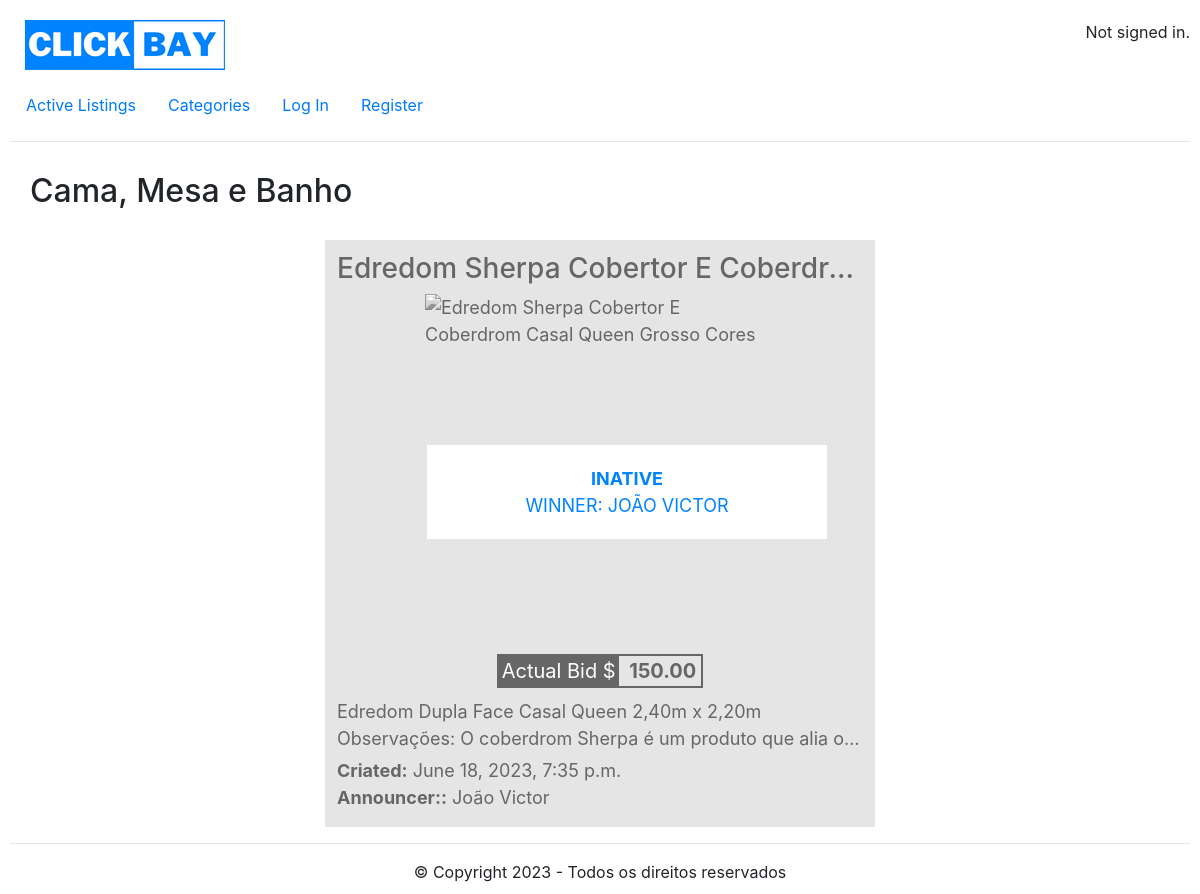
Page /categories/5 on the committed database.
### auctions/models.py (models this page shows, shortened)
class Categorie(models.Model):
    categorie = models.CharField(max_length=64)
    def __str__(self):
        return f"{self.categorie}"

class Action(models.Model):
    user = models.ForeignKey(User, on_delete=models.CASCADE, related_name="myactions")
    title = models.CharField(max_length=256)
    description = models.TextField()
    categorie = models.ForeignKey(Categorie,  blank=True, null=True, on_delete=models.CASCADE)
    created = models.DateTimeField(default=timezone.now)
    ended = models.DateTimeField(blank=True, null=True)
    image = models.URLField(blank = True)
    win = models.ForeignKey(User, blank=True, null=True, on_delete=models.CASCADE, related_name="mywins")
    initial_bid = models.DecimalField(max_digits=19, decimal_places=2)
    watch = models.ManyToManyField(User, related_name="mywatchs", blank=True, null=True)

class Bid(models.Model):
    user = models.ForeignKey(User, on_delete=models.CASCADE, related_name="mybids")
    action = models.ForeignKey(Action, on_delete=models.CASCADE, related_name="bids")
    bid = models.DecimalField(max_digits=19, decimal_places=2)

class User(AbstractUser):
    pass

### auctions/views.py (the view)
# urls.py: path("categories", views.categories, name="categories"),
def categories(request, cat_id=None, format=None):
    if cat_id is not None:
        auctions = Action.objects.filter(categorie=cat_id).order_by('-created')
        cat = Categorie.objects.get(pk=cat_id)
        return render(request, "auctions/categories.html", {
            'auctions': auctions,
            'title': cat
        })
    else:
        cats = Categorie.objects.order_by('categorie')
        return render(request, "auctions/categories.html", {
            'categories': cats,
            'title': "All Categories"
        })

### auctions/templates/auctions/categories.html (shortened to what this page needs)
{% extends "auctions/layout.html" %}
{% block body %}
    <h2>{{ title }}</h2>
    <div id="index-content">
            {% if categories %}
                <ul>
                    {% for categorie in categories %}
                        <li><a href="{% url 'categorie' categorie.id %}">{{ categorie }}</a></li>
                    {% endfor %}
                </ul>
            {% else %}
                <div class="grid-content">
                    {% for auction in auctions %}
                        <div class="grid-item {% if auction.win %}inative{% endif %}">
                            <a href="{% url 'auction' auction.id %}">
                                <div class="active-list">
                                    <h3 class="text-truncate">{{ auction.title }}</h3>
                                    <div class="lance">
                                        <span class="lance-title">Actual Bid $</span>
                                        <span class="price">
                                            <strong>
                                                {% if auction.bids.all %}
                                                    {{ auction.bids.last.bid }}
                                                {% else %}
                                                    {{ auction.initial_bid }}
                                                {% endif %}
                                            </strong>
                                        </span>
                                    </div>
                                    <p class="crop-text-2">{{ auction.description }}</p>
                                    <span><strong>Criated:</strong> {{ auction.created }}</span><br>
                                    <span><strong>Announcer::</strong> {{ auction.user.first_name }}</span>
                                </div>
                                {% if auction.win %}
                                        <span class="inative-box"><strong>INATIVE</strong>
                                            <br> WINNER: {{ auction.win.first_name }}</span>
                                {% endif %}
                            </a>
                        </div>
                    {% empty %}
                        No auction in this category.
                    {% endfor %}
                </div>
            {% endif %}
    </div>
{% endblock %}

### auctions/static/auctions/styles.css (style rules this page uses)
body { padding: 20px 10px 10px 10px; }
h2 { margin: 30px 0px 30px 20px; }
#index-content { margin: 0 auto; }
.grid-content { display: flex; flex-direction: row; flex-wrap: wrap; justify-content: space-around; align-content: space-between; row-gap: 20px; }
.grid-item { border: 2px solid #e5e5e5; padding: 10px 10px 10px 10px; width: 32%; min-width: 550px; font-size: 18px; }
.grid-item p { margin: 10px 0 5px 0; }
.lance { font-size: 20px; text-align: center; display: table; margin: auto; margin-top: 10px; border: 2px solid #0083ff; }
.lance-title { background: #0083ff; color: #fff; padding: 3px; margin-right: 0; }
.price { padding: 5px; margin-left: 0; }
a, a:hover, a:link, a:visited { text-decoration: none; }
.inative { background-color: #e5e5e5; }
.inative a { color: #666666; }
.inative a .lance-title { background: #666666; }
.inative a .lance { border: 2px solid #666666; }
.inative a .price { color: #666666; }
.inative-box { float: left; background-color: white; padding: 20px; color: #0083ff; position: relative; top: -65%; left: 90px; width: 400px; margin-bottom: -90px; text-align: center; text-transform: uppercase; }
.crop-text-2 { -webkit-line-clamp: 2; overflow : hidden; text-overflow: ellipsis; display: -webkit-box; -webkit-box-orient: vertical; }

### rows in the picture
Categorie: categorie "Cama, Mesa e Banho"
Action: title "Edredom Sherpa Cobertor E Coberdr…", bids.last.bid "150.00", description "Edredom Dupla Face Casal Queen 2,40m x 2,20m Observações: O coberdrom Sherpa é um produto que alia…", created "June 18, 2023, 7:35 p.m.", user.first_name "João Victor", win.first_name "JOÃO VICTOR"
